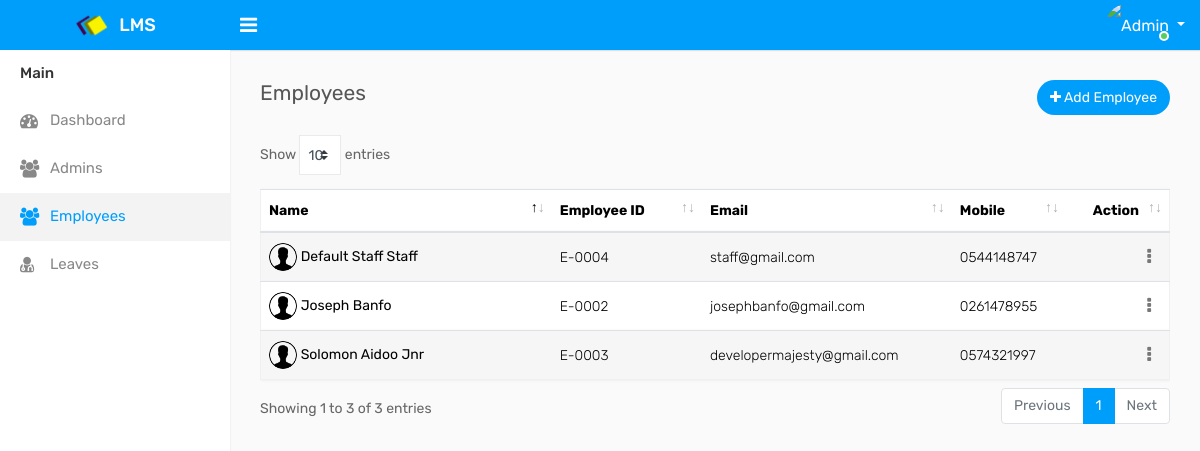
Before: /admin/employees.php with the older database file.
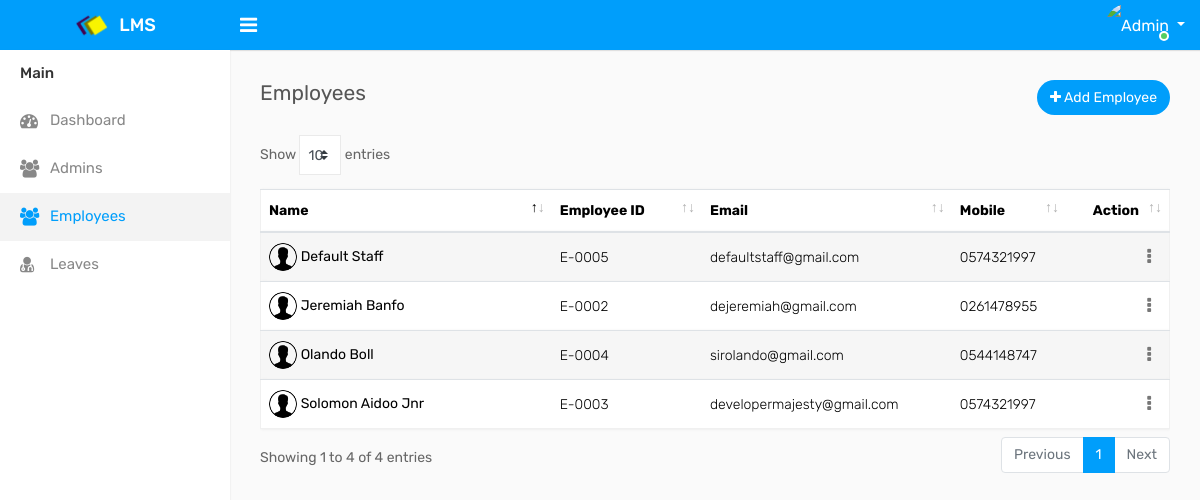
After: the same page with the newer database file.
### tables this page shows
CREATE TABLE `employees` (
  `id` int(11) NOT NULL,
  `firstname` varchar(100) NOT NULL,
  `lastname` varchar(100) NOT NULL,
  `username` varchar(100) NOT NULL,
  `email` varchar(100) NOT NULL,
  `password` varchar(100) NOT NULL,
  `phone` varchar(20) NOT NULL
);

### admin/employees.php (the view, shortened to what this page needs)
<!DOCTYPE html>
<html lang="en">
<head>
    <link rel="stylesheet" type="text/css" href="../assets/css/bootstrap.min.css">
    <link rel="stylesheet" type="text/css" href="../assets/css/font-awesome.min.css">
    <link rel="stylesheet" type="text/css" href="../assets/css/dataTables.bootstrap4.min.css">
    <link rel="stylesheet" type="text/css" href="../assets/css/select2.min.css">
    <link rel="stylesheet" type="text/css" href="../assets/css/bootstrap-datetimepicker.min.css">
    <link rel="stylesheet" type="text/css" href="../assets/css/style.css">
    <link rel="stylesheet" type="text/css" href="../assets/izitoast/css/iziToast.min.css">
</head>
<body>
    <div class="main-wrapper">
        <div class="header">
			<div class="header-left">
				<a href="dashboard.php" class="logo">
					<img src="../assets/img/logo.png" width="35" height="35"  alt=""> <span>LMS</span>
				</a>
			</div>
            <a id="toggle_btn" href="javascript:void(0);"><i class="fa fa-bars"></i></a>
            <ul class="nav user-menu float-right">
             <li class="nav-item dropdown has-arrow">
                    <a href="#" class="dropdown-toggle nav-link user-link" data-toggle="dropdown">
                        <span class="user-img">
							<img class="rounded-circle" src="../assets/img/account.png" width="24" alt="Admin">
							<span class="status online"></span>
						</span>
                    </a>
                </li>
            </ul>
        </div>
        <div class="sidebar" id="sidebar">
            <div class="sidebar-inner slimscroll">
                <div id="sidebar-menu" class="sidebar-menu">
                    <ul>
                    <li class="menu-title">Main</li>
                        <li>
                            <a href="dashboard.php"><i class="fa fa-dashboard"></i> <span>Dashboard</span></a>
                        </li>
						<li>
                            <a href="admins.php"><i class="fa fa-users"></i> <span></span>Admins</a>
                        </li>
                        <li class="active">
                            <a href="employees.php"><i class="fa fa-users"></i> <span>Employees</span></a>
                        </li>
                        <li>
                            <a href="leaves.php"><i class="fa fa-user-md"></i> <span>Leaves</span></a>
                        </li>
                    </ul>
                </div>
            </div>
        </div>
        <div class="page-wrapper">
            <div class="content">
                <div class="row">
                    <div class="col-sm-4 col-3">
                        <h4 class="page-title">Employees</h4>
                    </div>
                    <div class="col-sm-8 col-9 text-right m-b-20">
                        <a href="add-employee.php" class="btn btn-primary float-right btn-rounded"><i class="fa fa-plus"></i> Add Employee</a>
                    </div>
                </div>
                <div class="row">
                    <div class="col-md-12">
						<div class="table-responsive">
                            <table class="table table-striped custom-table mb-0 datatable">
                                <thead>
                                    <tr>
                                        <th style="min-width:200px;">Name</th>
                                        <th>Employee ID</th>
                                        <th>Email</th>
                                        <th>Mobile</th>
                                        <th class="text-right">Action</th>
                                    </tr>
                                </thead>
                                <tbody>
                                <?php
include "../db/connection.php";
$query = "SELECT * FROM employees";
$query_run = mysqli_query($link, $query);
while($row = mysqli_fetch_array($query_run)){
    $id = $row['id'];
    $firstname = $row['firstname'];
    $lastname = $row['lastname'];
    $email = $row['email'];
    $phone = $row['phone'];
?>
                                    <tr>
                                        <td>
											<img width="28" height="28" src="../assets/img/acc-black.png" class="rounded-circle" alt=""> <h2><h2><?php echo $firstname . ' ' . $lastname ?></h2>
										</td>
                                        <td>E-000<?php echo $id; ?></td>
                                        <td><?php echo $email; ?></td>
                                        <td><?php echo $phone; ?></td>
                                        <td class="text-right">
                                            <div class="dropdown dropdown-action">
                                                <a href="#" class="action-icon dropdown-toggle" data-toggle="dropdown" aria-expanded="false"><i class="fa fa-ellipsis-v"></i></a>
                                            </div>
                                        </td>
                                    </tr>
<?php
}
?>                              </tbody>
                            </table>
						</div>
                    </div>
                </div>
            </div>
    </div>
	</div>
</body>
</html>

Changed rows visible on the page:
changed employees "Banfo": firstname "Joseph" → "Jeremiah"; email "josephbanfo@gmail.com" → "dejeremiah@gmail.com"
changed employees id 4: firstname "Default Staff" → "Olando"; lastname "Staff" → "Boll"; email "staff@gmail.com" → "sirolando@gmail.com"
added employees: firstname "Default", lastname "Staff", id "5", email "defaultstaff@gmail.com", phone "0574321997"
Other visible differences:
text written by a page script: "Show entries Showing 1 to 3 of 3 entries Previous 1 Next" → "Show entries Showing 1 to 4 of 4 entries Previous 1 Next"
